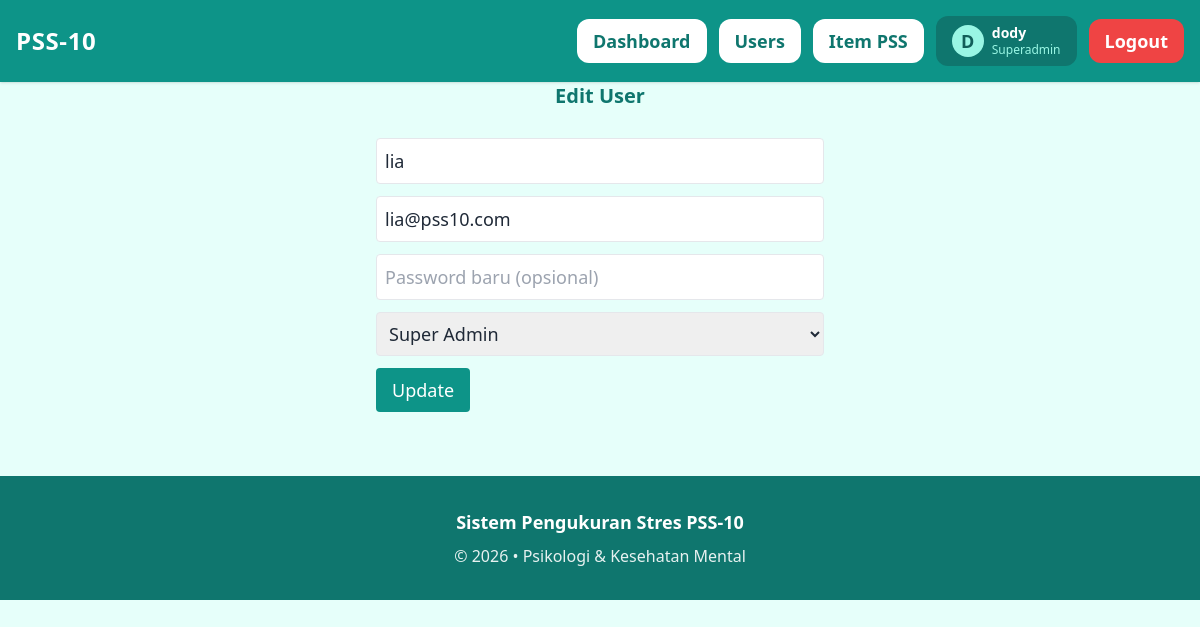
The app's page /admin/users/edit.php?id=6 (signed in) with its own data.
### tables this page shows
CREATE TABLE `users` (
  `id_user` int NOT NULL,
  `nama` varchar(100) NOT NULL,
  `email` varchar(100) NOT NULL,
  `password` varchar(255) NOT NULL,
  `role` enum('superadmin','admin','user') NOT NULL,
  `created_at` timestamp NULL DEFAULT CURRENT_TIMESTAMP
);

### helpers/escape_helper.php (called while the page is built)
<?php
function e($string) {
    return htmlspecialchars($string, ENT_QUOTES, 'UTF-8');
}
 ?>

### admin/users/edit.php (the view, shortened to what this page needs)
<?php
require '../../config/database.php';
require '../../includes/layout/header.php';
require '../../includes/layout/navbar.php';
$id = $_GET['id'];
$stmt = $pdo->prepare("SELECT * FROM users WHERE id_user = ?");
$stmt->execute([$id]);
$user = $stmt->fetch();
?>
<div class="flex flex-col items-center justify-center">
<h2 class="text-xl font-bold mb-4 text-teal-700">Edit User</h2>
<form method="POST" class="max-w-md space-y-3">
<input name="nama" value="<?= e($user['nama']) ?>" class="w-full border p-2 rounded">
<input name="email" type="email" value="<?= e($user['email']) ?>" class="w-full border p-2 rounded">
<input name="password" type="password" placeholder="Password baru (opsional)"
 class="w-full border p-2 rounded">
<select name="role" class="w-full border p-2 rounded">
  <option value="superadmin" <?= $user['role']=='superadmin'?'selected':'' ?>>Super Admin</option>
</select>
<button class="bg-teal-600 text-white px-4 py-2 rounded">Update</button>
</form>
</div>
<?php require '../../includes/layout/footer.php'; ?>

### records on screen
users: nama "lia", email "lia@pss10.com", role "Super Admin"

### other values on screen
substr($user['nama'],0,1) "D"
$user['nama'] "dody"
$role "Superadmin"
